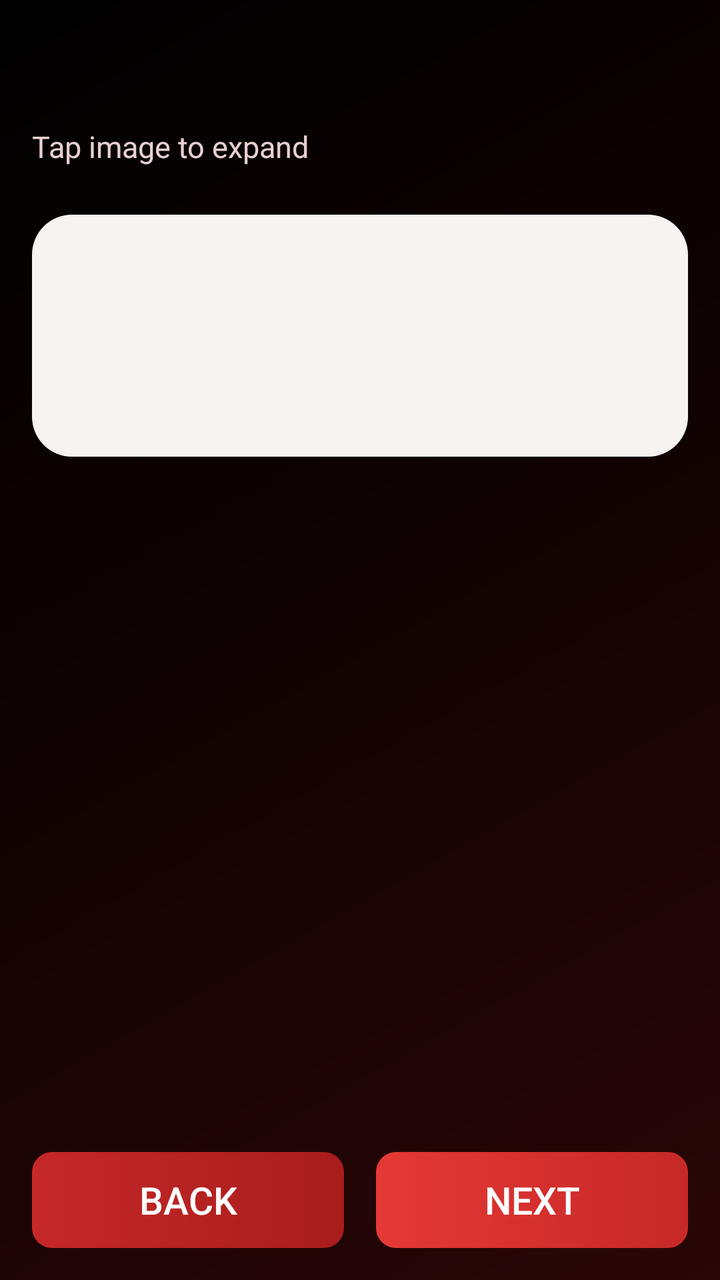
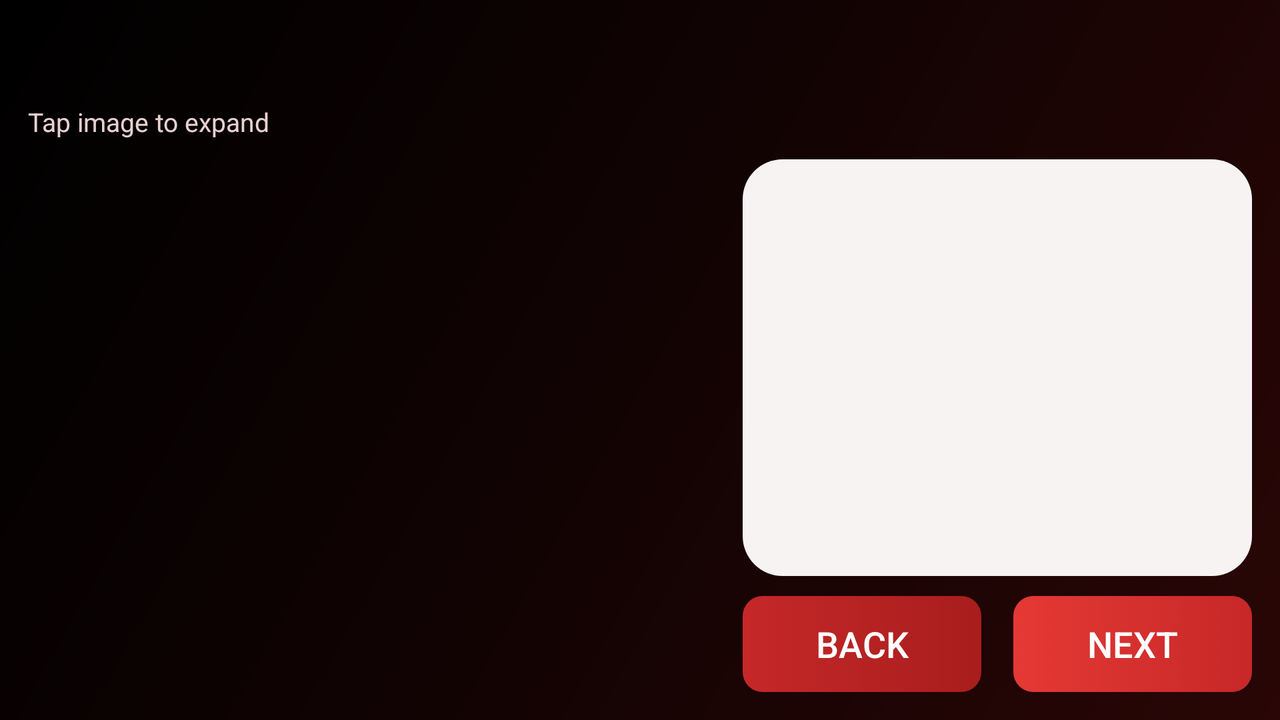

Compare how this app lays out the same screen by default and in its alternative resource folder. The renders come first, then the two layout files and the values they reference.
<!-- AndroidManifest.xml: application theme AppTheme -->
<!-- res/layout/activity_quick_start_detail.xml -->
<?xml version="1.0" encoding="utf-8"?>
<LinearLayout xmlns:android="http://schemas.android.com/apk/res/android"
    android:layout_width="match_parent"
    android:layout_height="match_parent"
    android:background="@drawable/launcher_background"
    android:fitsSystemWindows="true"
    android:orientation="vertical"
    android:padding="16dp"
    android:paddingBottom="10dp">

    <TextView
        android:id="@+id/tv_breadcrumb"
        android:layout_width="match_parent"
        android:layout_height="wrap_content"
        android:textColor="#FFFFFF"
        android:textSize="32sp"
        android:textStyle="bold" />

    <TextView
        android:layout_width="match_parent"
        android:layout_height="wrap_content"
        android:layout_marginTop="4dp"
        android:layout_marginBottom="10dp"
        android:text="@string/quick_start_tap_to_expand"
        android:textColor="#E8D0D0"
        android:textSize="15sp" />

    <ScrollView
        android:layout_width="match_parent"
        android:layout_height="0dp"
        android:layout_weight="1"
        android:clipToPadding="false"
        android:fillViewport="true"
        android:paddingBottom="8dp">

        <LinearLayout
            android:layout_width="match_parent"
            android:layout_height="wrap_content"
            android:orientation="vertical">

            <LinearLayout
                android:id="@+id/ll_topic_images"
                android:layout_width="match_parent"
                android:layout_height="wrap_content"
                android:orientation="vertical" />

            <LinearLayout
                android:layout_width="match_parent"
                android:layout_height="wrap_content"
                android:layout_marginTop="14dp"
                android:background="@drawable/quick_start_detail_panel"
                android:orientation="vertical"
                android:padding="16dp">

                <TextView
                    android:id="@+id/tv_topic_title"
                    android:layout_width="match_parent"
                    android:layout_height="wrap_content"
                    android:textColor="#520505"
                    android:textSize="33sp"
                    android:textStyle="bold" />

                <TextView
                    android:id="@+id/tv_topic_summary"
                    android:layout_width="match_parent"
                    android:layout_height="wrap_content"
                    android:layout_marginTop="4dp"
                    android:textColor="#7B3B3B"
                    android:textSize="20sp" />

                <LinearLayout
                    android:id="@+id/ll_topic_bullets"
                    android:layout_width="match_parent"
                    android:layout_height="wrap_content"
                    android:layout_marginTop="14dp"
                    android:orientation="vertical" />

            </LinearLayout>

        </LinearLayout>

    </ScrollView>

    <LinearLayout
        android:layout_width="match_parent"
        android:layout_height="wrap_content"
        android:layout_marginTop="10dp"
        android:orientation="horizontal">

        <Button
            android:id="@+id/btn_topic_back"
            android:layout_width="0dp"
            android:layout_height="wrap_content"
            android:layout_weight="1"
            android:layout_marginEnd="8dp"
            android:background="@drawable/launcher_button_secondary"
            android:text="@string/quick_start_back"
            android:textColor="#FFFFFF"
            android:textSize="19sp" />

        <Button
            android:id="@+id/btn_topic_next"
            android:layout_width="0dp"
            android:layout_height="wrap_content"
            android:layout_weight="1"
            android:layout_marginStart="8dp"
            android:background="@drawable/launcher_button_primary"
            android:text="@string/quick_start_next"
            android:textColor="#FFFFFF"
            android:textSize="19sp" />

    </LinearLayout>

</LinearLayout>
<!-- resources referenced by this layout -->
<resources>
  <!-- drawable launcher_background (drawable) -->
  <?xml version="1.0" encoding="utf-8"?>
  <layer-list xmlns:android="http://schemas.android.com/apk/res/android">
      <item>
          <shape android:shape="rectangle">
              <gradient
                  android:angle="315"
                  android:startColor="#000000"
                  android:centerColor="#120303"
                  android:endColor="#2A0606" />
          </shape>
      </item>
  </layer-list>
  <!-- drawable launcher_button_primary (drawable) -->
  <?xml version="1.0" encoding="utf-8"?>
  <selector xmlns:android="http://schemas.android.com/apk/res/android">
      <item android:state_pressed="true">
          <shape android:shape="rectangle">
              <corners android:radius="10dp" />
              <solid android:color="#B71C1C" />
          </shape>
      </item>
      <item>
          <shape android:shape="rectangle">
              <corners android:radius="10dp" />
              <gradient
                  android:angle="0"
                  android:startColor="#E53935"
                  android:endColor="#C62828" />
          </shape>
      </item>
  </selector>
  <!-- drawable launcher_button_secondary (drawable) -->
  <?xml version="1.0" encoding="utf-8"?>
  <selector xmlns:android="http://schemas.android.com/apk/res/android">
      <item android:state_pressed="true">
          <shape android:shape="rectangle">
              <corners android:radius="10dp" />
              <solid android:color="#8E1616" />
          </shape>
      </item>
      <item>
          <shape android:shape="rectangle">
              <corners android:radius="10dp" />
              <gradient
                  android:angle="0"
                  android:startColor="#C62828"
                  android:endColor="#A81D1D" />
          </shape>
      </item>
  </selector>
  <!-- drawable quick_start_detail_panel (drawable) -->
  <?xml version="1.0" encoding="utf-8"?>
  <shape xmlns:android="http://schemas.android.com/apk/res/android" android:shape="rectangle">
      <corners android:radius="20dp" />
      <solid android:color="#F7F3F3" />
  </shape>
  <string name="quick_start_back">Back</string>
  <string name="quick_start_next">Next</string>
  <string name="quick_start_tap_to_expand">Tap image to expand</string>
  <style name="AppTheme" parent="AppBaseTheme">
          
          <item name="android:windowNoTitle">true</item>
          <item name="android:windowActionBar">false</item>
          <item name="android:windowFullscreen">true</item>
          <item name="android:windowContentOverlay">@null</item>
      </style>
  <style name="AppBaseTheme" parent="@style/Theme.AppCompat.NoActionBar">
          
          <item name="android:imageButtonStyle">@style/image_button</item>
          <item name="android:navigationBarColor">@android:color/black</item>
      </style>
  <style name="image_button" parent="@android:style/Widget.Material.ImageButton">
          <item name="android:backgroundTint">#d0b71c1c</item> 
      </style>
</resources>
<!-- res/layout-land/activity_quick_start_detail.xml (the repository's variant of the layout above) -->
<!-- drawn on the phone turned sideways -->
<?xml version="1.0" encoding="utf-8"?>
<LinearLayout xmlns:android="http://schemas.android.com/apk/res/android"
    android:layout_width="match_parent"
    android:layout_height="match_parent"
    android:background="@drawable/launcher_background"
    android:fitsSystemWindows="true"
    android:orientation="vertical"
    android:padding="14dp"
    android:paddingBottom="10dp">

    <TextView
        android:id="@+id/tv_breadcrumb"
        android:layout_width="match_parent"
        android:layout_height="wrap_content"
        android:textColor="#FFFFFF"
        android:textSize="26sp"
        android:textStyle="bold" />

    <TextView
        android:layout_width="match_parent"
        android:layout_height="wrap_content"
        android:layout_marginTop="3dp"
        android:layout_marginBottom="10dp"
        android:text="@string/quick_start_tap_to_expand"
        android:textColor="#E8D0D0"
        android:textSize="13sp" />

    <LinearLayout
        android:layout_width="match_parent"
        android:layout_height="0dp"
        android:layout_weight="1"
        android:orientation="horizontal">

        <ScrollView
            android:layout_width="0dp"
            android:layout_height="match_parent"
            android:layout_weight="1.35"
            android:clipToPadding="false"
            android:fillViewport="true"
            android:paddingBottom="8dp">

            <LinearLayout
                android:id="@+id/ll_topic_images"
                android:layout_width="match_parent"
                android:layout_height="wrap_content"
                android:orientation="vertical" />
        </ScrollView>

        <LinearLayout
            android:layout_width="0dp"
            android:layout_height="match_parent"
            android:layout_weight="1"
            android:layout_marginStart="14dp"
            android:orientation="vertical">

            <LinearLayout
                android:layout_width="match_parent"
                android:layout_height="0dp"
                android:layout_weight="1"
                android:background="@drawable/quick_start_detail_panel"
                android:orientation="vertical"
                android:padding="14dp">

                <TextView
                    android:id="@+id/tv_topic_title"
                    android:layout_width="match_parent"
                    android:layout_height="wrap_content"
                    android:textColor="#520505"
                    android:textSize="24sp"
                    android:textStyle="bold" />

                <TextView
                    android:id="@+id/tv_topic_summary"
                    android:layout_width="match_parent"
                    android:layout_height="wrap_content"
                    android:layout_marginTop="3dp"
                    android:textColor="#7B3B3B"
                    android:textSize="16sp" />

                <ScrollView
                    android:layout_width="match_parent"
                    android:layout_height="0dp"
                    android:layout_weight="1"
                    android:layout_marginTop="10dp"
                    android:clipToPadding="false"
                    android:paddingBottom="6dp">

                    <LinearLayout
                        android:id="@+id/ll_topic_bullets"
                        android:layout_width="match_parent"
                        android:layout_height="wrap_content"
                        android:orientation="vertical" />
                </ScrollView>

            </LinearLayout>

            <LinearLayout
                android:layout_width="match_parent"
                android:layout_height="wrap_content"
                android:layout_marginTop="10dp"
                android:orientation="horizontal">

                <Button
                    android:id="@+id/btn_topic_back"
                    android:layout_width="0dp"
                    android:layout_height="wrap_content"
                    android:layout_weight="1"
                    android:layout_marginEnd="8dp"
                    android:background="@drawable/launcher_button_secondary"
                    android:text="@string/quick_start_back"
                    android:textColor="#FFFFFF"
                    android:textSize="18sp" />

                <Button
                    android:id="@+id/btn_topic_next"
                    android:layout_width="0dp"
                    android:layout_height="wrap_content"
                    android:layout_weight="1"
                    android:layout_marginStart="8dp"
                    android:background="@drawable/launcher_button_primary"
                    android:text="@string/quick_start_next"
                    android:textColor="#FFFFFF"
                    android:textSize="18sp" />

            </LinearLayout>

        </LinearLayout>

    </LinearLayout>

</LinearLayout>
